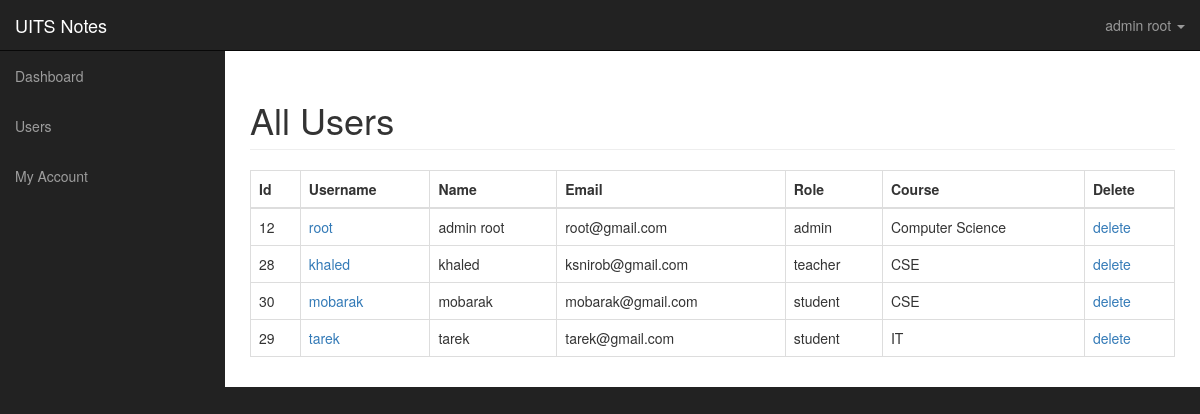
/dashboard/users.php (signed in), run on the app's committed database.
### tables this page shows
CREATE TABLE `users` (
  `id` int(11) NOT NULL,
  `username` varchar(225) NOT NULL,
  `name` varchar(225) NOT NULL,
  `about` varchar(300) NOT NULL DEFAULT 'N/A',
  `role` varchar(225) NOT NULL,
  `email` varchar(225) NOT NULL,
  `token` varchar(225) NOT NULL,
  `gender` varchar(225) NOT NULL,
  `password` varchar(225) NOT NULL,
  `course` varchar(225) NOT NULL,
  `image` varchar(225) NOT NULL DEFAULT 'profile.jpg',
  `joindate` varchar(225) NOT NULL
);

### dashboard/users.php (the view, shortened to what this page needs)
<?php include ('includes/connection.php');
include "includes/adminheader.php"; ?>
<?php if($_SESSION['role'] == 'admin')
{
	?>
	 <div id="wrapper">
    <?php include "includes/adminnav.php"; ?>
        <div id="page-wrapper">
            <div class="container-fluid">
                <div class="row">
                    <div class="col-lg-12">
                        <h1 class="page-header">
                            All Users
                        </h1>
    <table class="table table-bordered table-hover">
    <thead>
        <tr>
            <th>Id</th>
            <th>Username</th>
            <th>Name</th>
            <th>Email</th>
            <th>Role</th>
            <th>Course</th>
            <th>Delete</th>
        </tr>
    </thead>
    <tbody>
        <?php
            $query = "SELECT * FROM users ORDER BY name ASC ";
            $select_users = mysqli_query($conn, $query) or die(mysqli_error($conn));
            if (mysqli_num_rows($select_users) > 0 ) {
            while ($row = mysqli_fetch_array($select_users)) {
                $user_id = $row['id'];
                $username = $row['username'];
                $name = $row['name'];
                $user_email = $row['email'];
                $user_role = $row['role'];
                $user_course = $row['course'];
                echo "<tr>";
                echo "<td>$user_id</td>";
                echo "<td><a href='viewprofile.php?name=$username' target='_blank'> $username</a></td>";
                echo "<td>$name</td>";
                echo "<td>$user_email</td>";
                echo "<td>$user_role</td>";
                echo "<td>$user_course</td>";
                echo "<td><a onClick=\"javascript: return confirm('Are you sure you want to delete this user?')\" href='users.php?delete=$user_id'><i class='fa fa-times fa-lg'></i>delete</a></td>";
                echo "</tr>";
             }
        ?>
    </tbody>
 </table>
<?php
}
    ?>
    <?php } else {
    	header("location: index.php");
    }
    ?>
    </div>
    </div>
    </div>
    </div>
    </div>
</body>
</html>

### dashboard/css/sb-admin.css (style rules this page uses)
body { margin-top: 100px; background-color: #222; }
@media (min-width:768px) { body { margin-top: 50px; } }
#wrapper { padding-left: 0; }
#page-wrapper { width: 100%; padding: 0; background-color: #fff; }
@media (min-width:768px) { #wrapper { padding-left: 225px; } }
@media (min-width:768px) { #page-wrapper { padding: 10px; } }

### data on the page
users: id "12", username "root", name "admin root", email "root@gmail.com", role "admin", course "Computer Science"
users: id "28", username "khaled", name "khaled", email "ksnirob@gmail.com", role "teacher", course "CSE"
users: id "30", username "mobarak", name "mobarak", email "mobarak@gmail.com", role "student", course "CSE"
users: id "29", username "tarek", name "tarek", email "tarek@gmail.com", role "student", course "IT"

### other printed values
$_SESSION['name'] "admin root"
